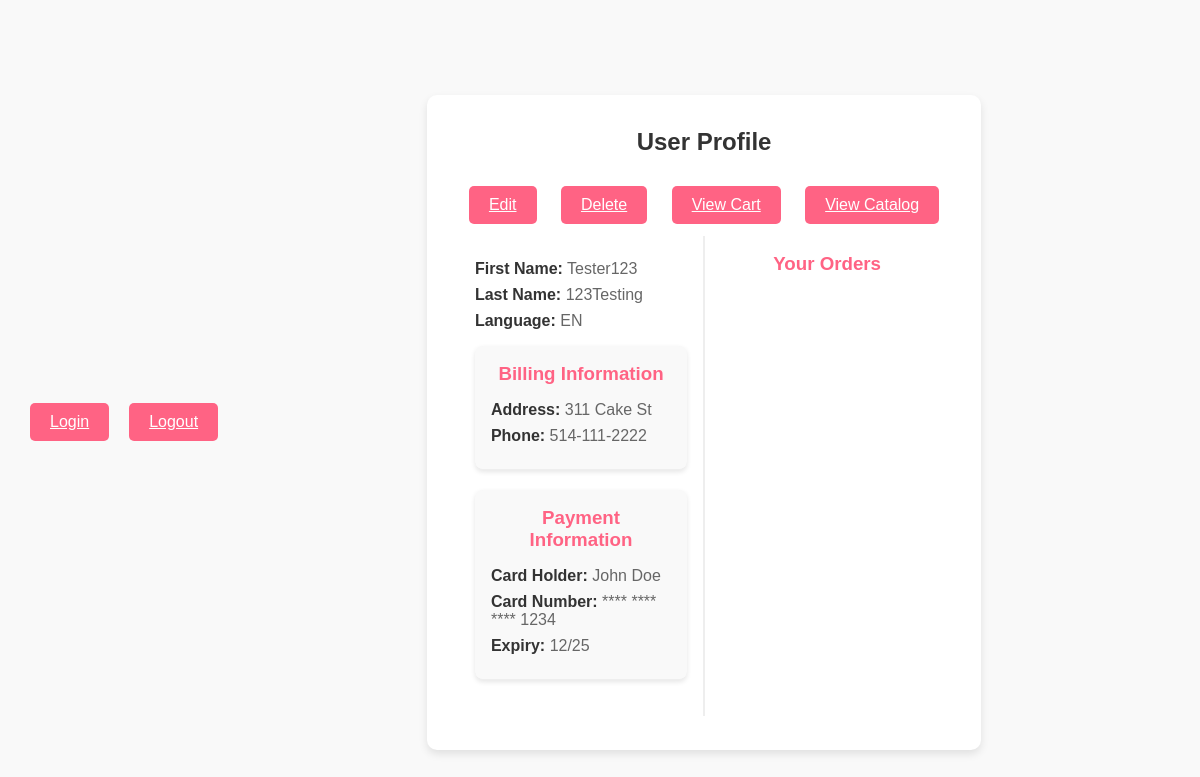
The app's page /Profile/index (signed in), older data.
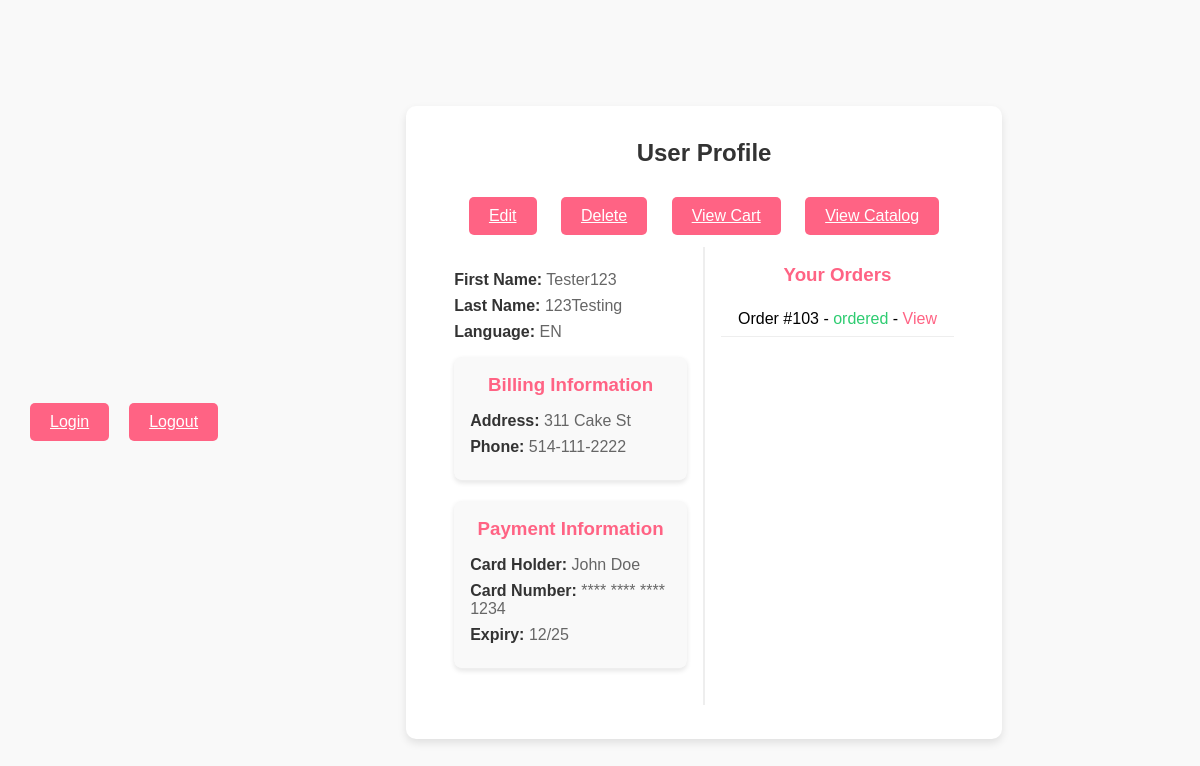
The same page, newer data.
### tables this page shows
CREATE TABLE `orders` (
  `order_id` int(11) NOT NULL,
  `cart_id` int(11) NOT NULL,
  `profile_id` int(11) NOT NULL,
  `date` date NOT NULL DEFAULT current_timestamp(),
  `status` enum('ordered','pending','delivery','completed') NOT NULL DEFAULT 'ordered'
);

### app/core/Controller.php (called while the page is built, shortened)
<?php
class Controller{
	function view($name, $data=null){
		include('app/views/' . $name . '.php');
	}
}

### app/controllers/Profile.php (called while the page is built, shortened)
<?php
class Profile extends \app\core\Controller{
	#[\app\filters\HasProfile]
	public function index(){
		$profile = new \app\models\Profile();
		$profile = $profile->getForUser($_SESSION['user_id']);
        $orders = new \app\models\Order();
        $orders = $orders->get($_SESSION['profile_id']);
		$this->view('Profile/index',[
            'orders' => $orders,
            'profile' => $profile
        ]);
	}
}

### app/core/App.php (called while the page is built, shortened)
<?php
class App{
    private $routes = [];
    public function addRoute($url,$handler){
        $url = preg_replace('/{([^\/]+)}/', '(?<$1>[^\/]+)', $url);
        $this->routes[$url] = $handler;
    }
    public function resolve($url){
        $matches = [];
        foreach ($this->routes as $routePattern => $controllerMethod) {
            if(preg_match("#^$routePattern$#", $url, $matches)){
                $namedParams = array_filter($matches,
                    function($key) {
                        return !is_numeric($key);
                    }
                    , ARRAY_FILTER_USE_KEY);
                return [$controllerMethod, $namedParams];
            }
        }
        return false;
    }
    function __construct(){
        $url = $_GET['url'];
        [$controllerMethod, $namedParams] = $this->resolve($url);
        [$controller,$method] = explode(',', $controllerMethod);
        $controllerInstance = new $controller();
        call_user_func_array([$controllerInstance, $method], $namedParams);
    }
}

### index.php (called while the page is built, shortened)
<?php
new App();

### app/models/Profile.php (called while the page is built, shortened)
<?php
class Profile extends \app\core\Model{
	public function getForUser($user_id){
		$SQL = 'SELECT * FROM profile WHERE user_id = :user_id';
		$STMT = self::$_conn->prepare($SQL);
		$STMT->execute(
			['user_id'=>$user_id]
		);
		$STMT->setFetchMode(PDO::FETCH_CLASS,'app\models\profile');
		return $STMT->fetch();
	}
}

### app/core/autoload.php (called while the page is built, shortened)
<?php
spl_autoload_register(
    function($class_name){
        $class_name = str_replace('\\', DIRECTORY_SEPARATOR, $class_name);
        if(file_exists($class_name.'.php')){
            return true;
        }
        else
        {
            return false;
        }
    }
);

### app/models/Order.php (called while the page is built, shortened)
<?php
Class Order extends \app\core\Model{
    public function get($profile_id) {
        $SQL = "SELECT * FROM orders WHERE profile_id = :profile_id";
        $STMT = self::$_conn->prepare($SQL);
        $STMT->execute(['profile_id'=>$profile_id]);
        $STMT->setFetchMode(\PDO::FETCH_CLASS,'app\models\Order');
        return $STMT->fetchAll();
    }
}

### app/views/Profile/index.php (the view, shortened to what this page needs)
<html lang="en">
<head>
    <link rel="stylesheet" href="\css\base.css">
    <link rel="stylesheet" href="\css\profile.css">
    <link rel="stylesheet" href="\css\product.css">
</head>
<body>
    <a href="/User/login" class="add-to-cart-btn">Login</a>
    <a href="/User/logout" class="add-to-cart-btn">Logout</a>
    <div class="profile-container">
        <h2>User Profile</h2>
        <a href="/Profile/edit" class="add-to-cart-btn">Edit</a>
        <a href="/Profile/delete" class="add-to-cart-btn">Delete</a>
        <a href="/Cart/index" class="add-to-cart-btn">View Cart</a>
        <a href="/Cake/catalog" class="add-to-cart-btn">View Catalog</a>
        <div class="profile-flex">
            <div class="profile-sidebar">
                <div class="profile-info">
                    <p><strong>First Name:</strong> <?= $profile->first_name ?></p>
                    <p><strong>Last Name:</strong> <?= $profile->last_name ?></p>
                    <p><strong>Language:</strong> <?= $profile->language_preference ?></p>
                    <section class="billing-info">
                        <h3>Billing Information</h3>
                        <p><strong>Address:</strong> <?= $profile->address ?></p>
                        <p><strong>Phone:</strong> <?= $profile->phone_number ?></p>
                    </section>
                    <section class="payment-info">
                        <h3>Payment Information</h3>
                        <p><strong>Card Holder:</strong> John Doe</p>
                        <p><strong>Card Number:</strong> **** **** **** 1234</p>
                        <p><strong>Expiry:</strong> 12/25</p>
                    </section>
                </div>
            </div>
            <div class="profile-main">
                <section class="profile-orders">
                    <h3>Your Orders</h3>
                    <ul class="order-list">
                        <?php foreach ($orders as $order) {?>
                        <li>Order #10<?=$order->order_id ?> - <span><?= $order->status ?></span> - <a href="/Order/seeOrder/<?= $order->cart_id ?>">View</a></li>
                        <?php } ?>
                    </ul>
                </section>
            </div>
        </div>
    </div>
</body>
</html>

Row changes from the older to the newer data that the page shows:
added orders: order_id "3", status "ordered"
